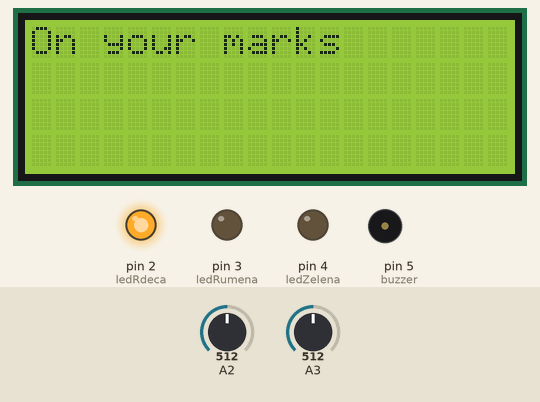
Simulated run of this sketch. Board: Arduino Uno, built with avr-gcc and run on an emulated ATmega328P. Parts: 20×4 character LCD, output pins drawn as LEDs (lit = HIGH), buzzer (waves = sounding). Inputs (shaded band) come from the test bench; at power-on: A2 = 512, A3 = 512.

Above: at 1.2 s.
1.3 s: A2 set to 309
2.8 s: A2 set to 284
At 4.0 s:
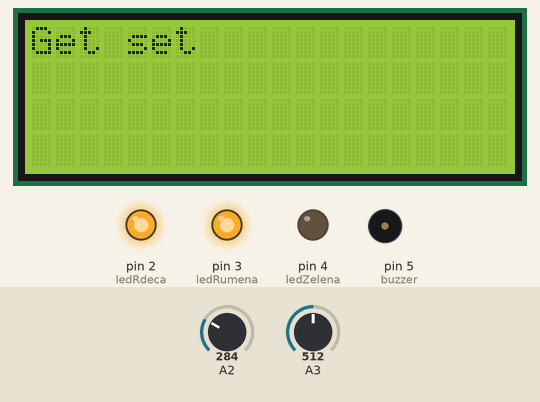
4.3 s: A2 set to 306
At 4.9 s:
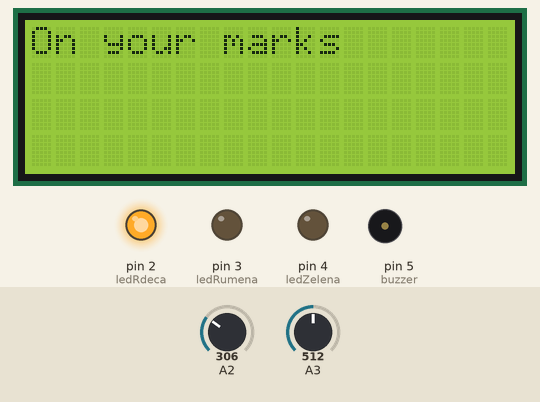
6.0 s: A2 set to 290
At 10.0 s:
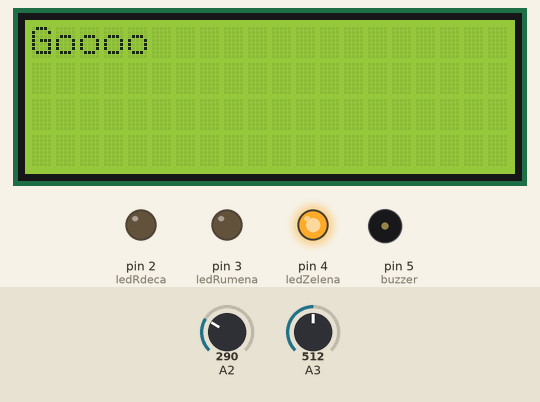
10.5 s: A3 set to 319
12.6 s: A3 set to 291
At 13.8 s:
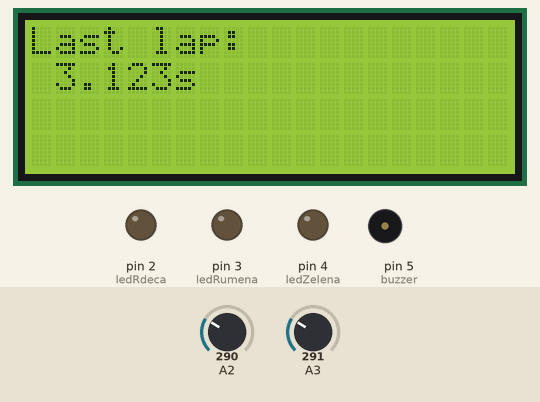
Timing chart, 0 to 20.1 s (numbered marks = the images above; inputs shaded):
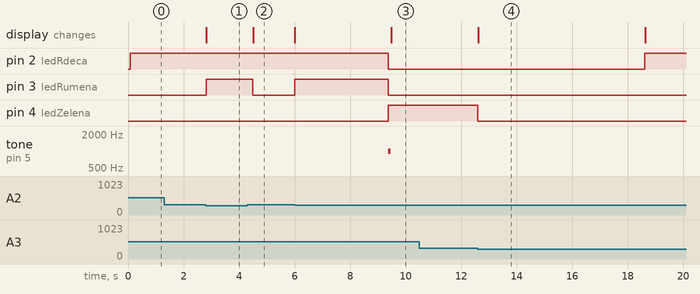

The sketch:

BOT_2.6.ino
```cpp
#include <Wire.h>
#include <LiquidCrystal_I2C.h>

LiquidCrystal_I2C lcd(0x27,20,4); // set the LCD address to 0x27 for a 16 chars and 2 line display

int ledRdeca = 2;
int ledRumena = 3;
int ledZelena = 4;
int buzzer = 5;
int threshold = 300;
boolean L1;
boolean L2;
float checkTime;
float startTime;
float endTime;
bool ifFirst = 1;
bool ifFirstStart = 1;
float bestTime = 0;
float totalTime;

void setup() {

  Serial.begin(9600);

  pinMode(ledRdeca, OUTPUT);
  pinMode(ledRumena, OUTPUT);
  pinMode(ledZelena, OUTPUT);
  pinMode(buzzer, OUTPUT);

  lcd.init();
  lcd.backlight();
  lcd.clear();

  lcd.setCursor(0,0);
  lcd.print("Usmeri laserje");
  while (analogRead(A2)<threshold && analogRead(A2)<threshold){
  }
  lcd.clear();
}

void loop() {
  digitalWrite(ledRumena, LOW);
  digitalWrite(ledRdeca, HIGH);
  lcd.setCursor(0,0);

  L1 = ifL1();
  L2 = ifL2();
  switch(L1){
    case 1:
      lcd.print("On your marks");
      if (bestTime != 0){
        lcd.setCursor(1,1);
        lcd.print("Best: " + String((bestTime/1000),3) + "s");
      }
      ifFirst = 1;
      break;
    case 0:
      switch(L2){
        case 1:
          digitalWrite(ledRumena, HIGH);
          lcd.clear();
          lcd.print("Get set");
          if (bestTime != 0){
            lcd.setCursor(1,1);
            lcd.print("Best: " + String((bestTime/1000),3) + "s");
          }
          delay(200);
          if (ifFirst == 1){
            checkTime = millis();
            ifFirst = 0;
          }
          if ((millis()-checkTime) >= 3000){
            digitalWrite(ledRdeca, LOW);
            digitalWrite(ledRumena, LOW);
            digitalWrite(ledZelena, HIGH);
            tone(buzzer, 1000); // Send 1KHz sound signal...
            delay(100);        // ...for 1 sec
            noTone(buzzer);     // Stop sound...
            lcd.clear();
            lcd.print("Goooo");
            startTime = millis();
            delay(2000);
            while (ifL2()){
            }
            digitalWrite(ledZelena, LOW);
            endTime = millis();
            totalTime = endTime-startTime;
            lcd.clear();
            lcd.print("Last lap:");
            lcd.setCursor(1,1);
            lcd.print(String((totalTime/1000),3)+"s");
            if (bestTime == 0){
              bestTime = totalTime;
            } else if (totalTime < bestTime){
              bestTime = totalTime;
            }
            delay(6000);
          }
          break;
        case 0:
          ifFirst=1;
          //lcd.clear();
          lcd.print("On your marks");
          break;
      }
    break;
  }
}


boolean ifL1() {
  if (analogRead(A2)>threshold){
    return(1);
  } else { return(0); }
}
boolean ifL2() {
  if (analogRead(A3)>threshold){
    return(1);
  } else { return(0); }
}
```

Measured:
- the behaviour switches between 301 and 300 on A2 (found by bisection; images 0 and 1)
- the behaviour switches between 301 and 300 on A3 (found by bisection; images 3 and 4)
- after the input at 1.3 s, every drawn part: stays the same
- after the input at 2.8 s, pin 3 (ledRumena): LOW → HIGH at once; the display: changes at once (image 1)
- after the input at 4.3 s, pin 3 (ledRumena): HIGH → LOW after 0.19 s; the display: changes after 0.21 s (image 2)
- after the input at 6.0 s, pin 2 (ledRdeca): HIGH → LOW after 3.4 s; pin 3 (ledRumena): LOW → HIGH at once, → LOW 3.4 s later; pin 4 (ledZelena): LOW → HIGH after 3.4 s; tone on pin 5 (buzzer): silent → 1000 Hz after 3.4 s, → silent 0.10 s later; the display: first changes at once (image 3 shows a later state)
- after the input at 10.5 s, every drawn part: stays the same
- after the input at 12.6 s, pin 2 (ledRdeca): LOW → HIGH after 6.0 s; pin 4 (ledZelena): HIGH → LOW at once; the display: changes at once (image 4)
